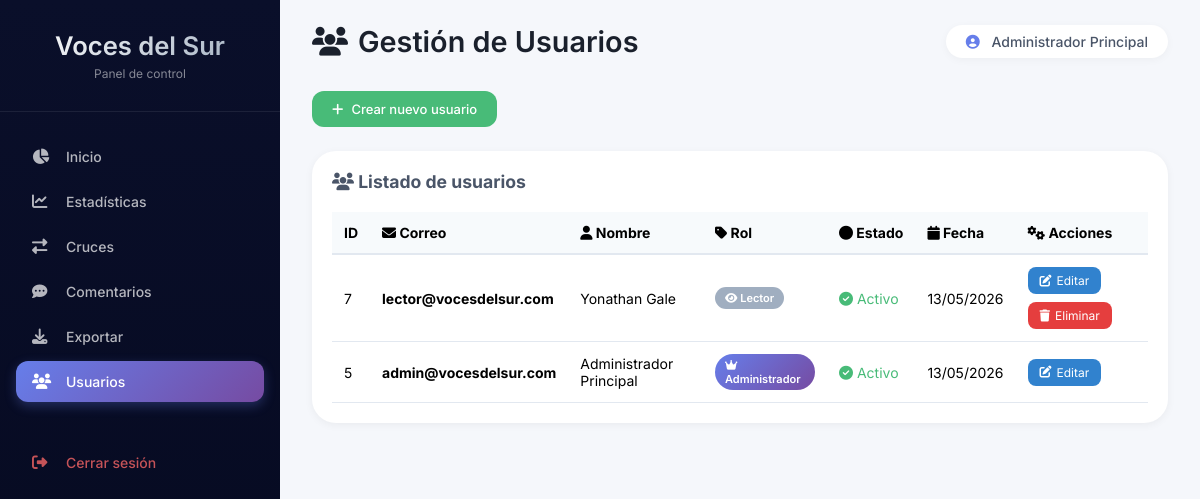
Page /dashboard/usuarios.php (signed in) on the committed database.
### tables this page shows
CREATE TABLE `usuarios` (
  `id` int(11) NOT NULL,
  `email` varchar(100) NOT NULL,
  `password` varchar(255) NOT NULL,
  `nombre` varchar(100) DEFAULT NULL,
  `rol` enum('admin','lector') DEFAULT 'lector',
  `activo` tinyint(4) DEFAULT 1,
  `fecha_creacion` datetime DEFAULT current_timestamp(),
  `ultimo_acceso` datetime DEFAULT NULL
);

### dashboard/usuarios.php (the view, shortened to what this page needs)
<?php
require_once '../db_config.php';
$titulo = 'Gestión de Usuarios';
$icono = 'fa-users';
$active = 'usuarios';
$usuarios = $pdo->query("SELECT * FROM usuarios ORDER BY id DESC")->fetchAll();
require_once 'header.php';
?>
<div style="margin-bottom: 20px;">
    <a href="usuarios_crear.php" class="btn-crear" style="display: inline-flex; align-items: center; gap: 8px; background: #48bb78; color: white; padding: 10px 20px; border-radius: 12px; text-decoration: none;">
        <i class="fas fa-plus"></i> Crear nuevo usuario
    </a>
</div>
<div class="table-container" style="background: white; border-radius: 24px; padding: 20px; overflow-x: auto;">
    <h3 style="margin-bottom: 20px; color: #4a5568;"><i class="fas fa-users"></i> Listado de usuarios</h3>
    <div style="overflow-x: auto; -webkit-overflow-scrolling: touch;">
        <table style="width: 100%; border-collapse: collapse; font-size: 14px; min-width: 700px;">
            <thead>
                <tr>
                    <th style="padding: 12px; text-align: left; background: #f7fafc; border-bottom: 2px solid #e2e8f0;">ID</th>
                    <th style="padding: 12px; text-align: left; background: #f7fafc; border-bottom: 2px solid #e2e8f0;"><i class="fas fa-envelope"></i> Correo</th>
                    <th style="padding: 12px; text-align: left; background: #f7fafc; border-bottom: 2px solid #e2e8f0;"><i class="fas fa-user"></i> Nombre</th>
                    <th style="padding: 12px; text-align: left; background: #f7fafc; border-bottom: 2px solid #e2e8f0;"><i class="fas fa-tag"></i> Rol</th>
                    <th style="padding: 12px; text-align: left; background: #f7fafc; border-bottom: 2px solid #e2e8f0;"><i class="fas fa-circle"></i> Estado</th>
                    <th style="padding: 12px; text-align: left; background: #f7fafc; border-bottom: 2px solid #e2e8f0;"><i class="fas fa-calendar"></i> Fecha</th>
                    <th style="padding: 12px; text-align: left; background: #f7fafc; border-bottom: 2px solid #e2e8f0;"><i class="fas fa-cogs"></i> Acciones</th>
                </tr>
            </thead>
            <tbody>
                <?php foreach ($usuarios as $usuario): ?>
                    <tr style="border-bottom: 1px solid #e2e8f0;">
                        <td style="padding: 12px;"><?= $usuario['id'] ?></td>
                        <td style="padding: 12px;"><strong><?= htmlspecialchars($usuario['email']) ?></strong></td>
                        <td style="padding: 12px;"><?= htmlspecialchars($usuario['nombre'] ?? '-') ?></td>
                        <td style="padding: 12px;">
                            <?php if ($usuario['rol'] == 'admin'): ?>
                                <span style="background: linear-gradient(135deg, #667eea, #764ba2); color: white; padding: 4px 10px; border-radius: 20px; font-size: 11px; font-weight: 600; display: inline-block;">
                                    <i class="fas fa-crown"></i> Administrador
                                </span>
                            <?php else: ?>
                                <span style="background: #a0aec0; color: white; padding: 4px 10px; border-radius: 20px; font-size: 11px; font-weight: 600; display: inline-block;">
                                    <i class="fas fa-eye"></i> Lector
                                </span>
                            <?php endif; ?>
                        </td>
                        <td style="padding: 12px;">
                            <?php if ($usuario['activo'] == 1): ?>
                                <span style="color: #48bb78;"><i class="fas fa-check-circle"></i> Activo</span>
                            <?php else: ?>
                                <span style="color: #e53e3e;"><i class="fas fa-times-circle"></i> Inactivo</span>
                            <?php endif; ?>
                        </td>
                        <td style="padding: 12px;"><?= date('d/m/Y', strtotime($usuario['fecha_creacion'])) ?></td>
                        <td style="padding: 12px;">
                            <div style="display: flex; gap: 8px; flex-wrap: wrap;">
                                <a href="usuarios_editar.php?id=<?= $usuario['id'] ?>" style="background: #3182ce; color: white; padding: 6px 12px; border-radius: 8px; text-decoration: none; font-size: 12px; display: inline-flex; align-items: center; gap: 5px;">
                                    <i class="fas fa-edit"></i> Editar
                                </a>
                                <?php if ($usuario['id'] != $_SESSION['admin_id']): ?>
                                    <a href="usuarios_eliminar.php?id=<?= $usuario['id'] ?>" onclick="return confirm('¿Estás seguro de eliminar este usuario?')" style="background: #e53e3e; color: white; padding: 6px 12px; border-radius: 8px; text-decoration: none; font-size: 12px; display: inline-flex; align-items: center; gap: 5px;">
                                        <i class="fas fa-trash"></i> Eliminar
                                    </a>
                                <?php endif; ?>
                            </div>
                        </td>
                    </tr>
                <?php endforeach; ?>
            </tbody>
        </table>
    </div>
</div>
<?php require_once 'footer.php'; ?>

### dashboard/header.php (shortened to what this page needs)
<!DOCTYPE html>
<html lang="es">
<head>
    <link rel="stylesheet" href="https://cdnjs.cloudflare.com/ajax/libs/font-awesome/6.5.1/css/all.min.css">
    <link rel="stylesheet" href="css/dashboard.css">
</head>
<body>
    <div class="dashboard-container">
        <aside class="sidebar">
            <div class="sidebar-header">
                <h2>Voces del Sur</h2>
                <p>Panel de control</p>
            </div>
            <nav class="sidebar-nav">
                <a href="index.php" class="nav-item <?= $active == 'inicio' ? 'active' : '' ?>">
                    <i class="fas fa-chart-pie"></i><span>Inicio</span>
                </a>
                <a href="estadisticas.php" class="nav-item <?= $active == 'estadisticas' ? 'active' : '' ?>">
                    <i class="fas fa-chart-line"></i><span>Estadísticas</span>
                </a>
                <a href="cruces.php" class="nav-item <?= $active == 'cruces' ? 'active' : '' ?>">
                    <i class="fas fa-exchange-alt"></i><span>Cruces</span>
                </a>
                <a href="comentarios.php" class="nav-item <?= $active == 'comentarios' ? 'active' : '' ?>">
                    <i class="fas fa-comment-dots"></i><span>Comentarios</span>
                </a>
                <a href="exportar.php" class="nav-item <?= $active == 'exportar' ? 'active' : '' ?>">
                    <i class="fas fa-download"></i><span>Exportar</span>
                </a>
                <a href="usuarios.php" class="nav-item <?= $active == 'usuarios' ? 'active' : '' ?>">
                    <i class="fas fa-users"></i><span>Usuarios</span>
                </a>
                <a href="logout.php" class="nav-item logout">
                    <i class="fas fa-sign-out-alt"></i><span>Cerrar sesión</span>
                </a>
            </nav>
        </aside>
        <main class="main-content">
            <div class="top-bar">
                <h1><i class="fas <?= $icono ?>"></i> <?= $titulo ?></h1>
                <div class="user-info">
                    <i class="fas fa-user-circle"></i> <?= htmlspecialchars($_SESSION['admin_nombre'] ?? 'Usuario') ?>
                </div>
            </div>

### dashboard/footer.php (shortened to what this page needs)
        </main>
    </div>
</body>
</html>

### dashboard/css/dashboard.css (style rules this page uses)
* { margin: 0; padding: 0; box-sizing: border-box; }
body { font-family: 'Inter', 'Segoe UI', sans-serif; background: #f5f7fb; overflow-x: hidden; }
.dashboard-container { display: flex; min-height: 100vh; }
.sidebar { width: 280px; background: linear-gradient(180deg, #0a0f2a 0%, #05091f 100%); color: white; display: flex; flex-direction: column; position: fixed; height: 100vh; overflow-y: auto; z-index: 100; transition: all 0.3s ease; }
.sidebar-header { padding: 30px 24px; text-align: center; border-bottom: 1px solid rgba(255,255,255,0.08); }
.sidebar-header h2 { font-size: 1.6em; font-weight: 600; background: linear-gradient(135deg, #fff, #a0aec0); -webkit-background-clip: text; -webkit-text-fill-color: transparent; background-clip: text; }
.sidebar-header p { font-size: 0.75em; opacity: 0.5; margin-top: 5px; }
.sidebar-nav { flex: 1; padding: 24px 16px; }
.nav-item { display: flex; align-items: center; gap: 12px; padding: 12px 16px; color: rgba(255,255,255,0.7); text-decoration: none; transition: all 0.2s; font-size: 14px; font-weight: 500; border-radius: 12px; margin-bottom: 4px; }
.nav-item i { width: 22px; font-size: 1.1em; }
.nav-item.active { background: linear-gradient(135deg, #667eea, #764ba2); color: white; box-shadow: 0 4px 12px rgba(102,126,234,0.3); }
.nav-item.logout { margin-top: 40px; color: rgba(245,101,101,0.8); }
.main-content { flex: 1; margin-left: 280px; padding: 24px 32px; transition: margin-left 0.3s ease; width: 100%; }
.top-bar { display: flex; justify-content: space-between; align-items: center; margin-bottom: 32px; flex-wrap: wrap; gap: 15px; }
.top-bar h1 { font-size: 1.8em; font-weight: 600; color: #1a202c; display: flex; align-items: center; gap: 10px; }
.user-info { background: white; padding: 8px 20px; border-radius: 40px; box-shadow: 0 2px 8px rgba(0,0,0,0.04); color: #4a5568; font-weight: 500; font-size: 14px; }
.user-info i { margin-right: 8px; color: #667eea; }
.btn-crear, .btn-editar, .btn-eliminar { display: inline-flex; align-items: center; gap: 6px; padding: 8px 16px; border-radius: 8px; font-size: 13px; font-weight: 500; text-decoration: none; transition: all 0.2s; }
.btn-crear { background: #48bb78; color: white; }
.table-container { background: white; border-radius: 24px; padding: 20px; margin-top: 24px; box-shadow: 0 2px 8px rgba(0,0,0,0.05); overflow-x: auto; }
.table-container h3 { margin-bottom: 15px; color: #4a5568; font-size: 1.1em; }

### dashboard/usuarios.php (style rules this page uses)
.table-container { overflow-x: auto; -webkit-overflow-scrolling: touch; }
.table-container table { width: 100%; border-collapse: collapse; }
.table-container th { white-space: nowrap; }
.table-container td { vertical-align: middle; }

### rows in the picture
usuarios: id "7", email "lector@vocesdelsur.com", nombre "Yonathan Gale", rol "lector" (drawn), activo 1 (drawn), fecha_creacion "13/05/2026"
usuarios: id "5", email "admin@vocesdelsur.com", nombre "Administrador Principal", rol "admin" (drawn), activo 1 (drawn), fecha_creacion "13/05/2026"

### other values in the picture
$titulo "Gestión de Usuarios"
$_SESSION['admin_nombre'] "Administrador Principal"
